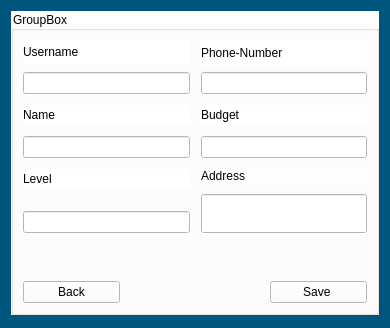
<?xml version="1.0" encoding="UTF-8"?>
<ui version="4.0">
 <class>changeprofile</class>
 <widget class="QWidget" name="changeprofile">
  <property name="geometry">
   <rect>
    <x>0</x>
    <y>0</y>
    <width>390</width>
    <height>328</height>
   </rect>
  </property>
  <property name="minimumSize">
   <size>
    <width>390</width>
    <height>328</height>
   </size>
  </property>
  <property name="maximumSize">
   <size>
    <width>390</width>
    <height>328</height>
   </size>
  </property>
  <property name="windowTitle">
   <string>Form</string>
  </property>
  <property name="styleSheet">
   <string notr="true">background-color: rgb(0, 85, 127);</string>
  </property>
  <layout class="QVBoxLayout" name="verticalLayout_11">
   <property name="bottomMargin">
    <number>13</number>
   </property>
   <item>
    <widget class="QGroupBox" name="groupBox">
     <property name="styleSheet">
      <string notr="true">background-color: rgb(255, 255, 255);
color: rgb(0, 0, 0);</string>
     </property>
     <property name="title">
      <string>GroupBox</string>
     </property>
     <layout class="QVBoxLayout" name="verticalLayout_7">
      <property name="spacing">
       <number>11</number>
      </property>
      <item>
       <layout class="QHBoxLayout" name="horizontalLayout_2">
        <item>
         <layout class="QVBoxLayout" name="verticalLayout">
          <property name="spacing">
           <number>8</number>
          </property>
          <item>
           <widget class="QLabel" name="label">
            <property name="text">
             <string>Username</string>
            </property>
           </widget>
          </item>
          <item>
           <widget class="QLineEdit" name="user_line"/>
          </item>
         </layout>
        </item>
        <item>
         <layout class="QVBoxLayout" name="verticalLayout_4">
          <property name="spacing">
           <number>6</number>
          </property>
          <item>
           <widget class="QLabel" name="label_4">
            <property name="text">
             <string>Phone-Number</string>
            </property>
           </widget>
          </item>
          <item>
           <widget class="QLineEdit" name="phone_line"/>
          </item>
         </layout>
        </item>
       </layout>
      </item>
      <item>
       <layout class="QHBoxLayout" name="horizontalLayout_3">
        <item>
         <layout class="QVBoxLayout" name="verticalLayout_2">
          <item>
           <widget class="QLabel" name="label_2">
            <property name="text">
             <string>Name</string>
            </property>
           </widget>
          </item>
          <item>
           <widget class="QLineEdit" name="name_line"/>
          </item>
         </layout>
        </item>
        <item>
         <layout class="QVBoxLayout" name="verticalLayout_6">
          <item>
           <widget class="QLabel" name="label_6">
            <property name="text">
             <string>Budget</string>
            </property>
           </widget>
          </item>
          <item>
           <widget class="QLineEdit" name="budget_line"/>
          </item>
         </layout>
        </item>
       </layout>
      </item>
      <item>
       <layout class="QHBoxLayout" name="horizontalLayout_4">
        <item>
         <layout class="QVBoxLayout" name="verticalLayout_3">
          <property name="spacing">
           <number>22</number>
          </property>
          <item>
           <widget class="QLabel" name="label_3">
            <property name="text">
             <string>Level</string>
            </property>
           </widget>
          </item>
          <item>
           <widget class="QLineEdit" name="level_line"/>
          </item>
         </layout>
        </item>
        <item>
         <layout class="QVBoxLayout" name="verticalLayout_5">
          <item>
           <widget class="QLabel" name="label_5">
            <property name="text">
             <string>Address</string>
            </property>
           </widget>
          </item>
          <item>
           <widget class="QLineEdit" name="address_line">
            <property name="minimumSize">
             <size>
              <width>0</width>
              <height>39</height>
             </size>
            </property>
           </widget>
          </item>
         </layout>
        </item>
       </layout>
      </item>
      <item>
       <layout class="QHBoxLayout" name="horizontalLayout">
        <property name="spacing">
         <number>150</number>
        </property>
        <property name="topMargin">
         <number>37</number>
        </property>
        <property name="bottomMargin">
         <number>0</number>
        </property>
        <item>
         <widget class="QPushButton" name="back_btn">
          <property name="text">
           <string>Back</string>
          </property>
         </widget>
        </item>
        <item>
         <widget class="QPushButton" name="pushButton_2">
          <property name="text">
           <string>Save </string>
          </property>
         </widget>
        </item>
       </layout>
      </item>
     </layout>
    </widget>
   </item>
  </layout>
 </widget>
 <resources/>
 <connections/>
</ui>
